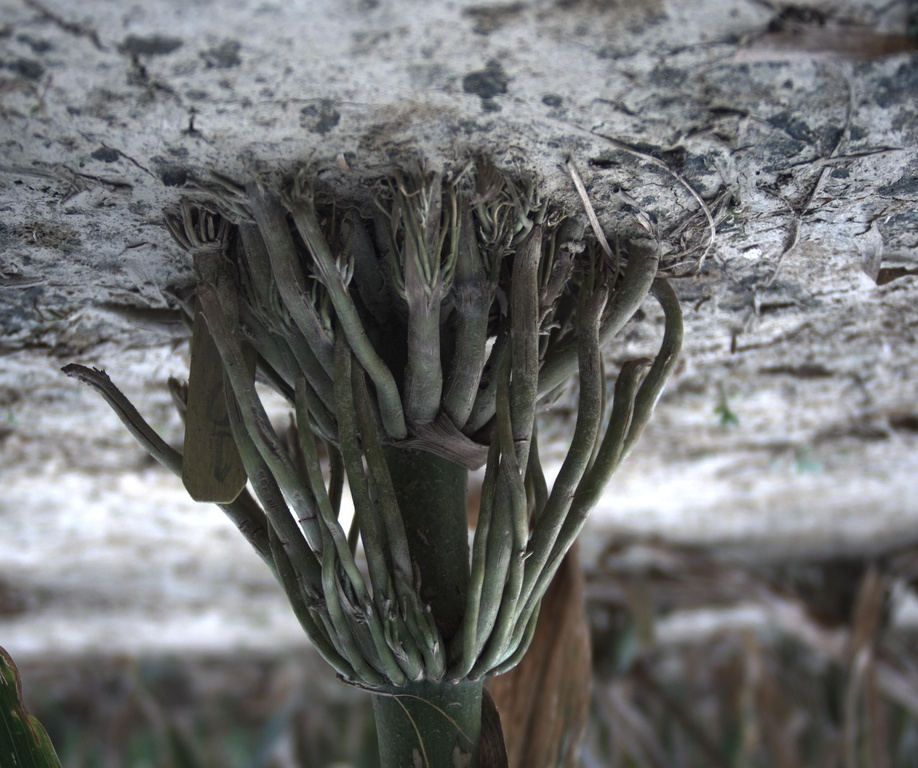
#> input picture braceroot_plantcv/288.jpg, 918 x 768 px, shrunk from 2448 x 2048 before the run; its folder holds only this picture in this run
$ python BR_preprocessing.py
#> lines starting #> are read from the running program, lines starting #| are printed output that depends on the picture; after the words box and inside, x2 and y2 are one past the last pixel; in counts of white or black regions, pixels touching at a corner belong together
#> further down, img is the input picture: shape (768, 918, 3); mean B, G, R 111.5, 111.3, 110.1
# Isolate brace roots python script
# A preprossessing script for braceroot images

#Import required libraries
import numpy as np
import cv2
import glob
import os

#Custom sobel edge detection algorithm
def edgeDetectSobel(img):
    #better version of Sobel Filter from Chapter 2 slide 64
    kernel = np.array([[-3,0,3],
                       [-10,0,10],
                       [-3,0,3]])/32

    edgeX = np.zeros_like(img) #create arrays for edge data
    edgeY = np.zeros_like(img)
    kernelShape = kernel.shape #tuple of kernel dimensions
    imageShape = img.shape     #tuple of image dimensions
#> imageShape = (768, 918)

    #Zero padding below to add 2 units around the border of the image
    paddedDimensions = (imageShape[0]+kernelShape[0]-1,imageShape[1]+kernelShape[1]-1)
#> paddedDimensions = (770, 920)
    paddedImage = np.zeros(paddedDimensions)
    for i in range(imageShape[0]):
        for j in range(imageShape[1]):
          paddedImage[i+int((kernelShape[0]-1)/2), j+int((kernelShape[1]-1)/2)] = img[i,j]

    #running the Filter
    for i in range(imageShape[0]):   #Create moving window
        for j in range(imageShape[1]):
            window = paddedImage[i:i+kernelShape[0],j:j+kernelShape[1]] #window matrix gathers values from image
            edgeX[i,j] = np.sum(window*kernel)#window gets multiplied against the kernel
            edgeY[i,j] = np.sum(window*np.flip(kernel.T,axis=0))
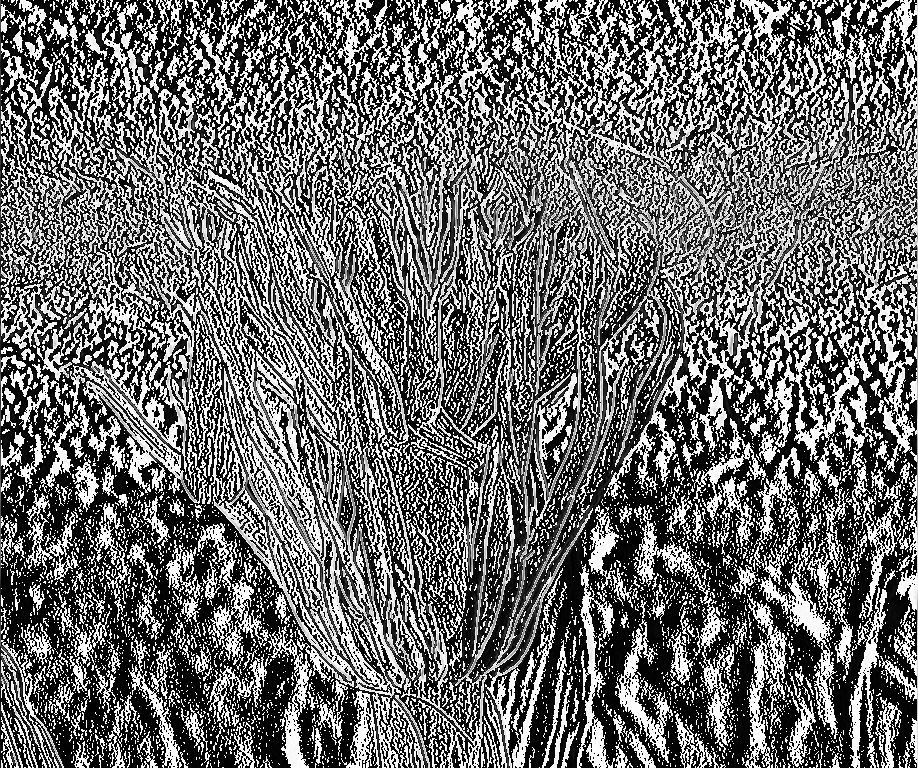
#> edgeX: shape (768, 918); min 0, max 255, mean 108.4
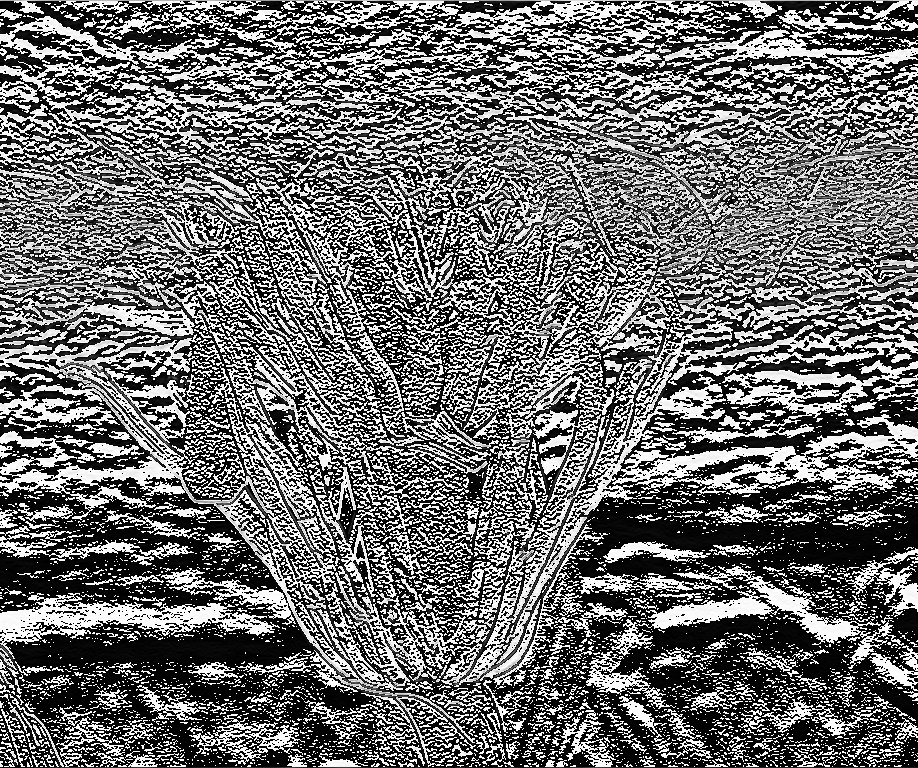
#> edgeY: shape (768, 918); min 0, max 255, mean 109.4

    gradient = np.sqrt(np.square(edgeX) + np.square(edgeY))
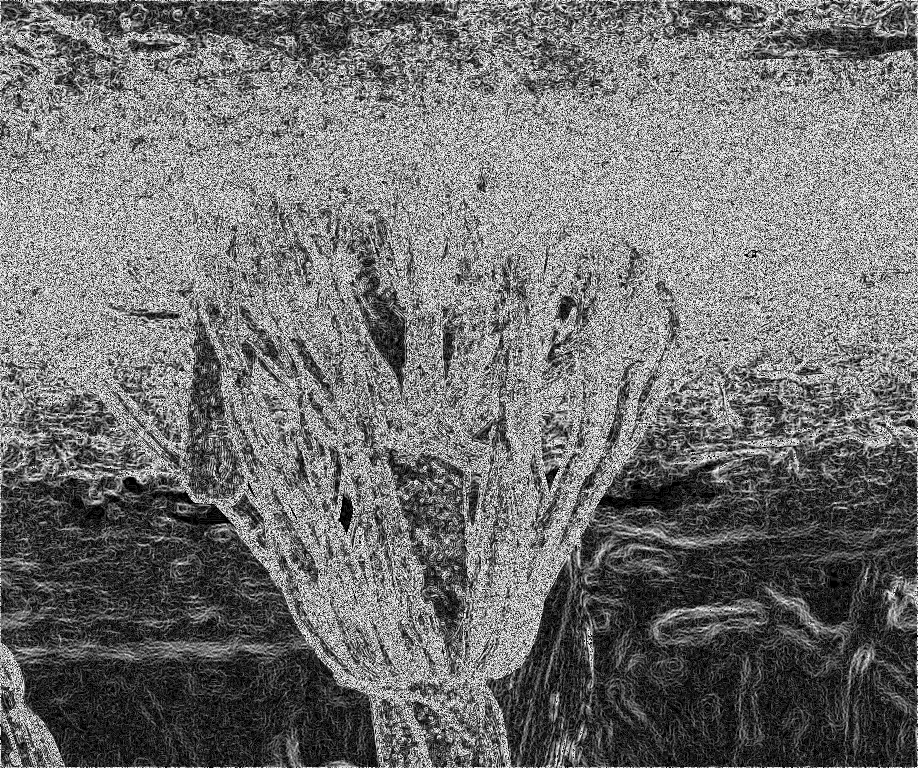
#> gradient: shape (768, 918) float16; min 0, max 15.91, mean 7.08; drawn with min black and max white
    gradient *= 255.0 / gradient.max() #using Gradient equation from Chapter 2 Slide 60

    return edgeX, edgeY, gradient


#Primary algorithm
def isolate_brace_roots(img):
    #remove gaussian noise
    gray_img = cv2.cvtColor(img, cv2.COLOR_RGB2GRAY)
    gaussian_gray = cv2.GaussianBlur(gray_img,(3,3),0)
    sharp_kernel = np.array([[-1,-1,-1], [-1,9,-1], [-1,-1,-1]])
    im_denoize = cv2.filter2D(gaussian_gray, -1, sharp_kernel)
    #Detect edges
    _, _, edges = edgeDetectSobel(im_denoize)
    _, mask = cv2.threshold(edges.astype(np.uint8), 200, 255, cv2.THRESH_BINARY)
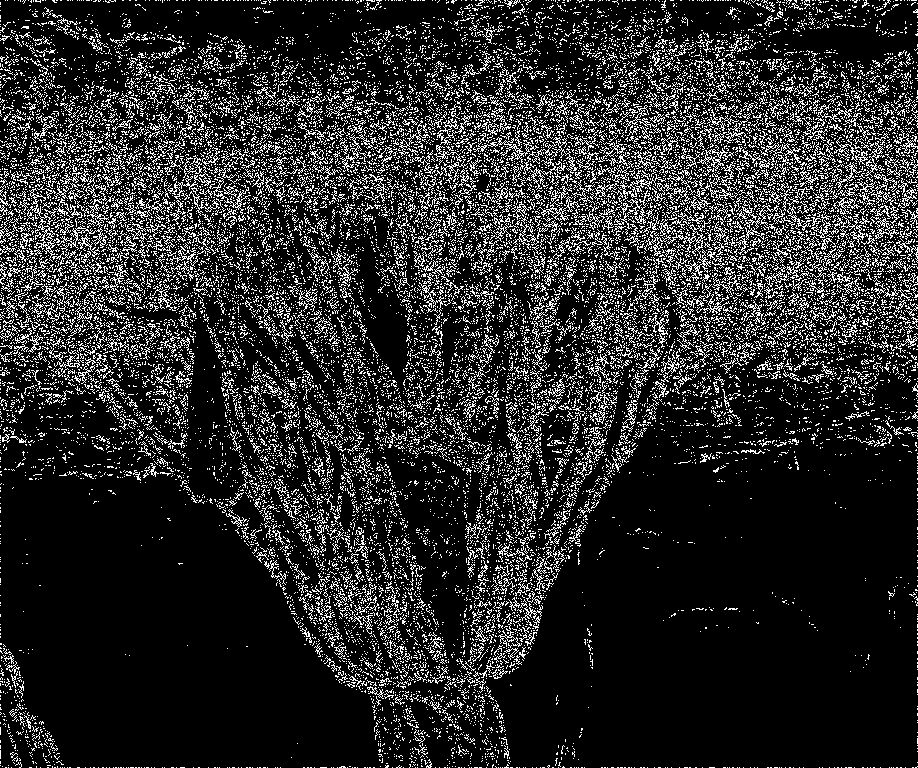
#> mask: shape (768, 918); 16% white in thin lines or dots
    #fill in the plant mask
    fill_kernel = np.ones((15,15)) #removes pepper
    for i in range(3):
        mask = cv2.filter2D(mask, -1, fill_kernel)
        mask = cv2.medianBlur(mask,99)
        _, mask = cv2.threshold(mask, 200, 255, cv2.THRESH_BINARY)
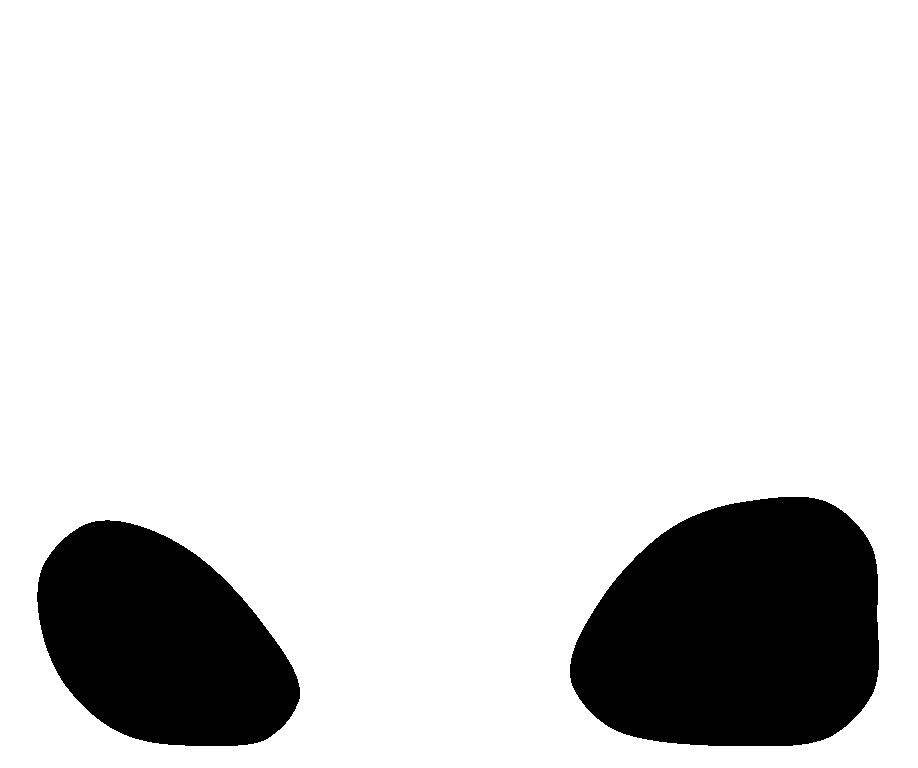
#> mask: shape (768, 918); 85.2% white; 2 black regions, box (x1, y1, x2, y2) and area: (570, 497, 879, 746) 62103, (37, 520, 300, 746) 42297
    #apply plant mask to image
    ret = np.zeros_like(img)
    for i in range(3):
        ret[:,:,i] = img[:,:,i] * (255*mask)
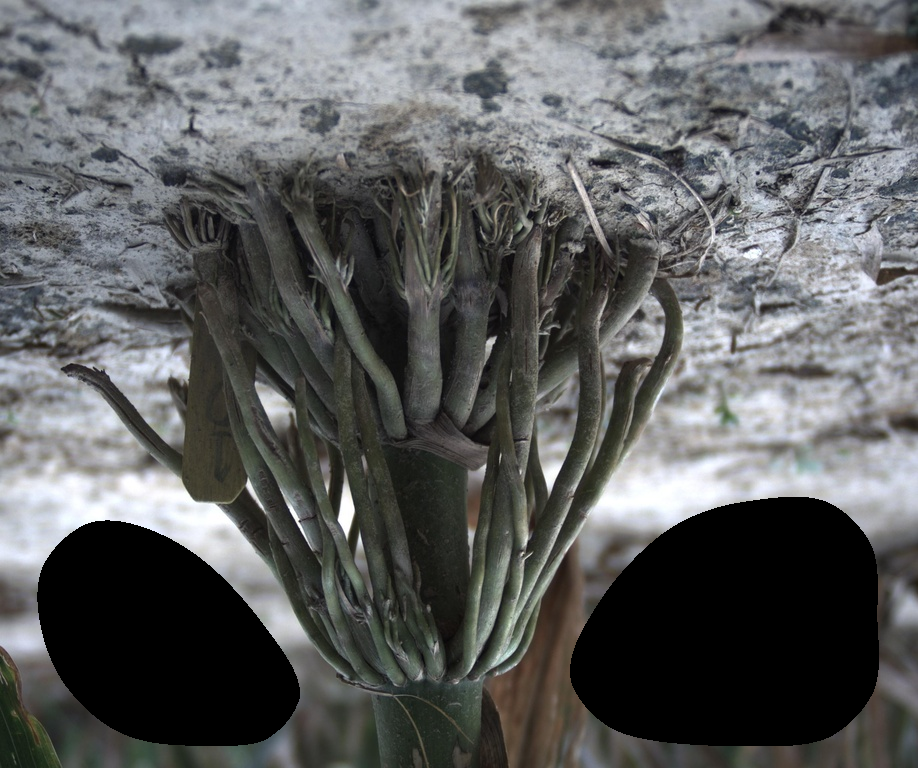
#> ret: shape (768, 918, 3); mean B, G, R 95.2, 95, 93.6
    return ret


#USAGE: For all images in the current directory, Isolate brace roots and save to a new folder


# Get all image files in the current directory
image_files = glob.glob("*.jpg") + glob.glob("*.jpeg") + glob.glob("*.png") + glob.glob("*.gif")

# Make output directory if it doesn't exist
if not os.path.exists("output"):
    os.makedirs("output")

# Process each image
for image_file in image_files:
    # Load the image
    print("Processing " + image_file)

    img = cv2.imread(image_file)

    out = isolate_brace_roots(img)

    # Save the resulting images
    cv2.imwrite("output/" + image_file, out)

$ run again, on braceroot_plantcv/9-04_224.jpg
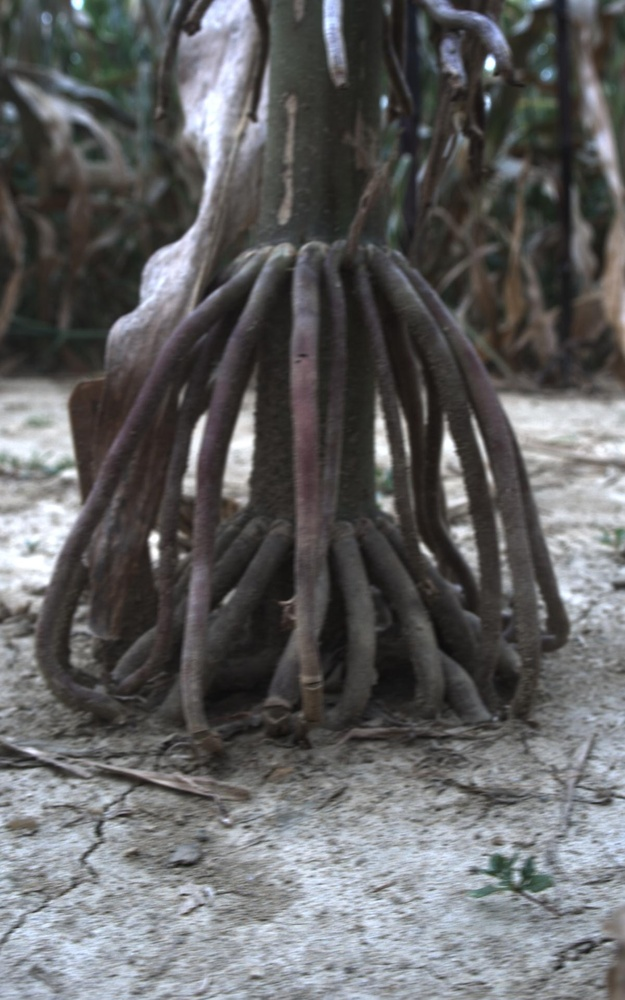
#> input picture braceroot_plantcv/9-04_224.jpg, 625 x 1000 px, shrunk from 1200 x 1920 before the run
#> img is the input picture: shape (1000, 625, 3); mean B, G, R 98.5, 97.8, 97.6
#> in isolate_brace_roots, `_, mask = cv2.threshold(edges.astype(np.uint8), 200, 255, cv2.THRESH_B..`:
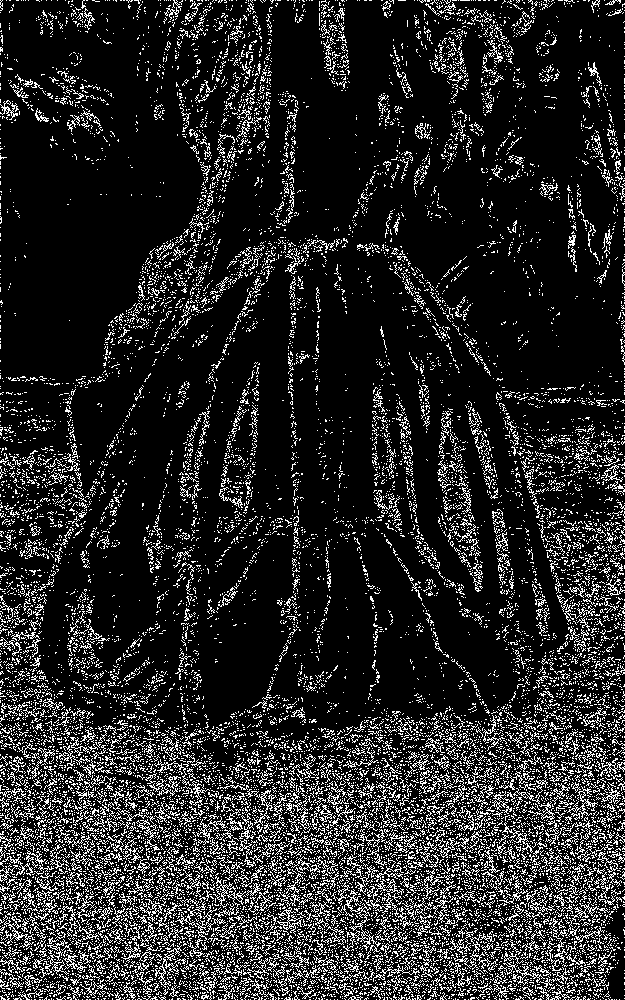
#> mask: shape (1000, 625); 14.9% white in thin lines or dots
#> after the loop in isolate_brace_roots, `for i in range(3):`:
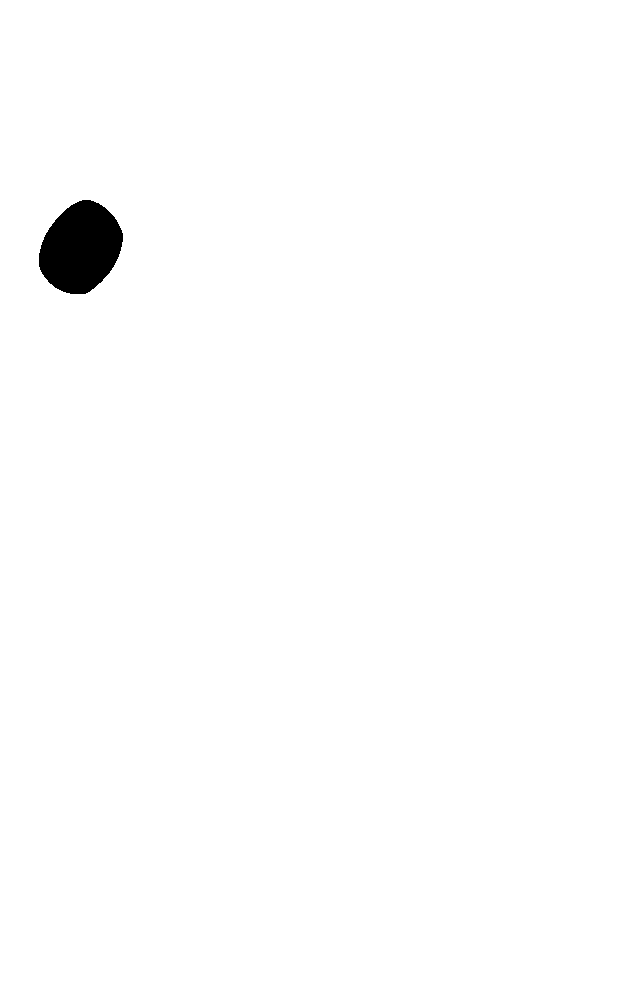
#> mask: shape (1000, 625); 99.1% white; 1 black region, box (x1, y1, x2, y2) and area: (39, 200, 123, 294) 5769

$ run again, on braceroot_plantcv/w22.jpg
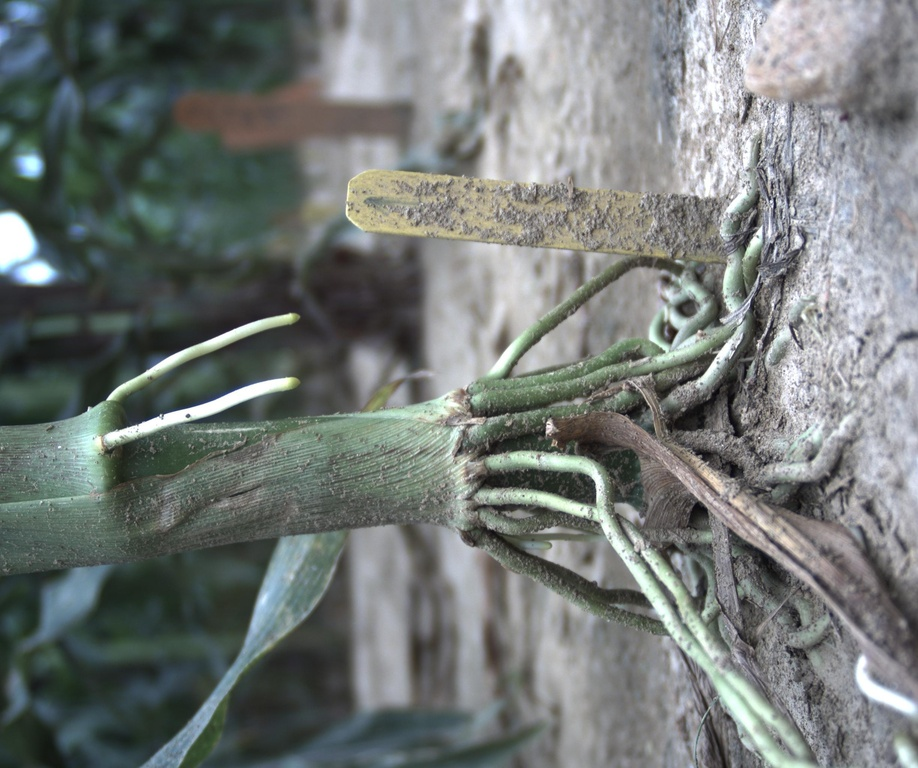
#> input picture braceroot_plantcv/w22.jpg, 918 x 768 px, shrunk from 2448 x 2048 before the run
#> img is the input picture: shape (768, 918, 3); mean B, G, R 118.6, 120.6, 115.2
#> in isolate_brace_roots, `_, mask = cv2.threshold(edges.astype(np.uint8), 200, 255, cv2.THRESH_B..`:
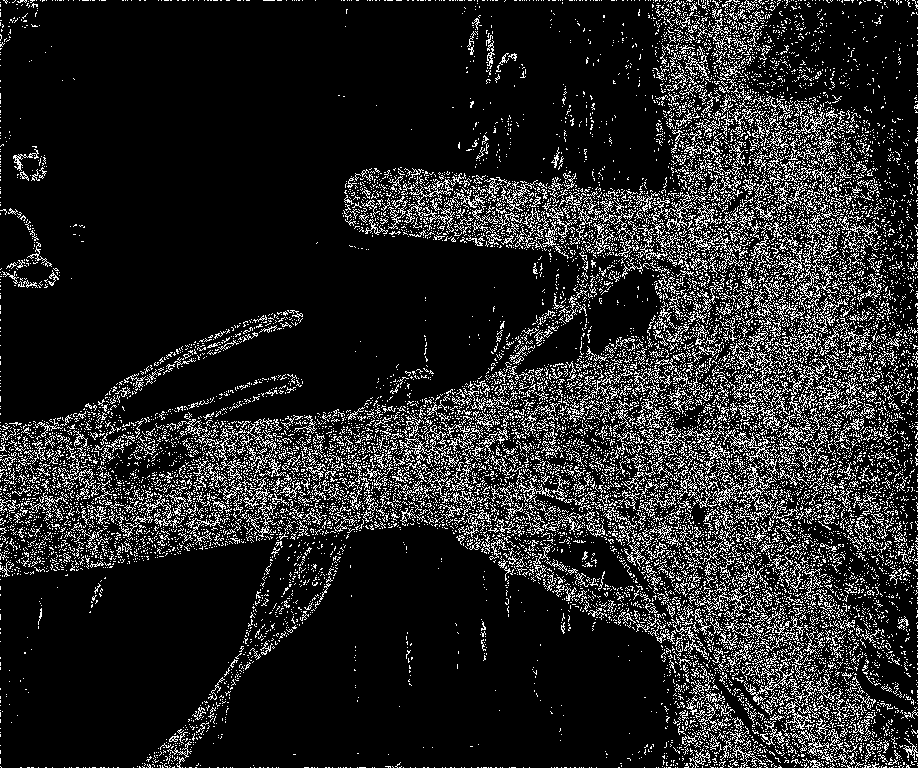
#> mask: shape (768, 918); 14.4% white in thin lines or dots
#> after the loop in isolate_brace_roots, `for i in range(3):`:
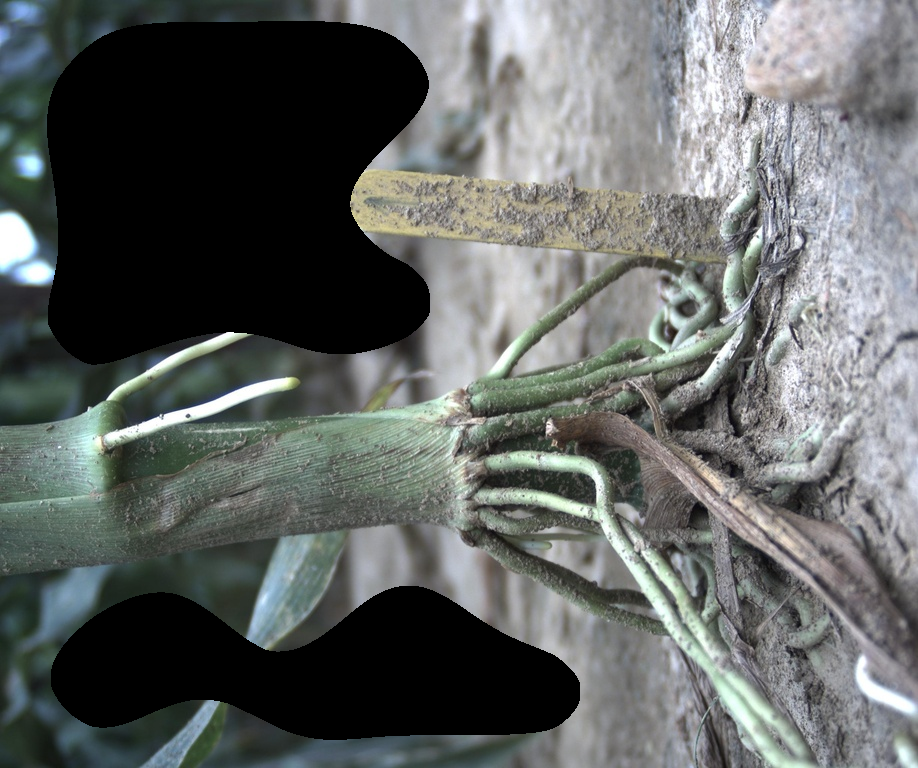
#> ret: shape (768, 918, 3); mean B, G, R 99.2, 100.6, 96.9
